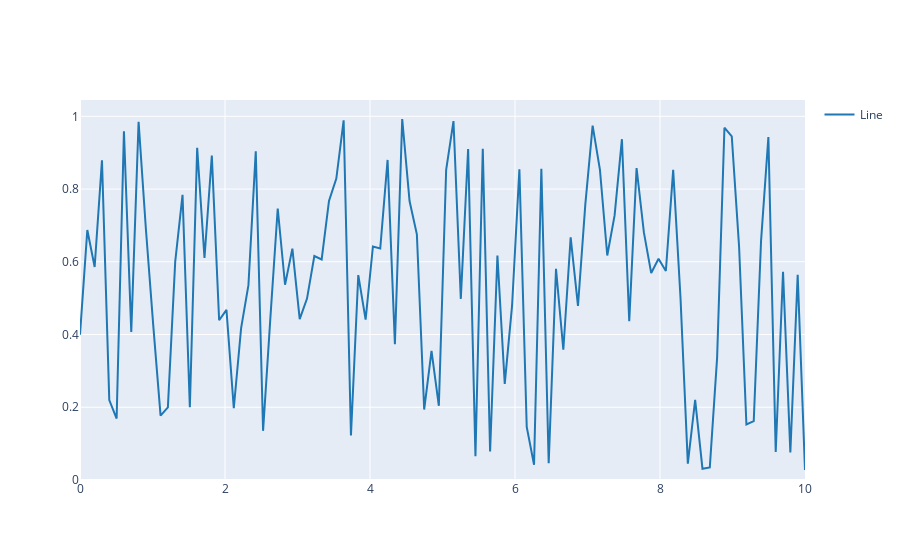

Notebook cell for this chart:
### Code cell
x = np.linspace(0, 10, 100)
y = np.random.random(100)
df = pd.DataFrame({'x': x, 'y': y})

ggplot(df, aes(x='x', y='y')) + geom_line(showlegend=True)
